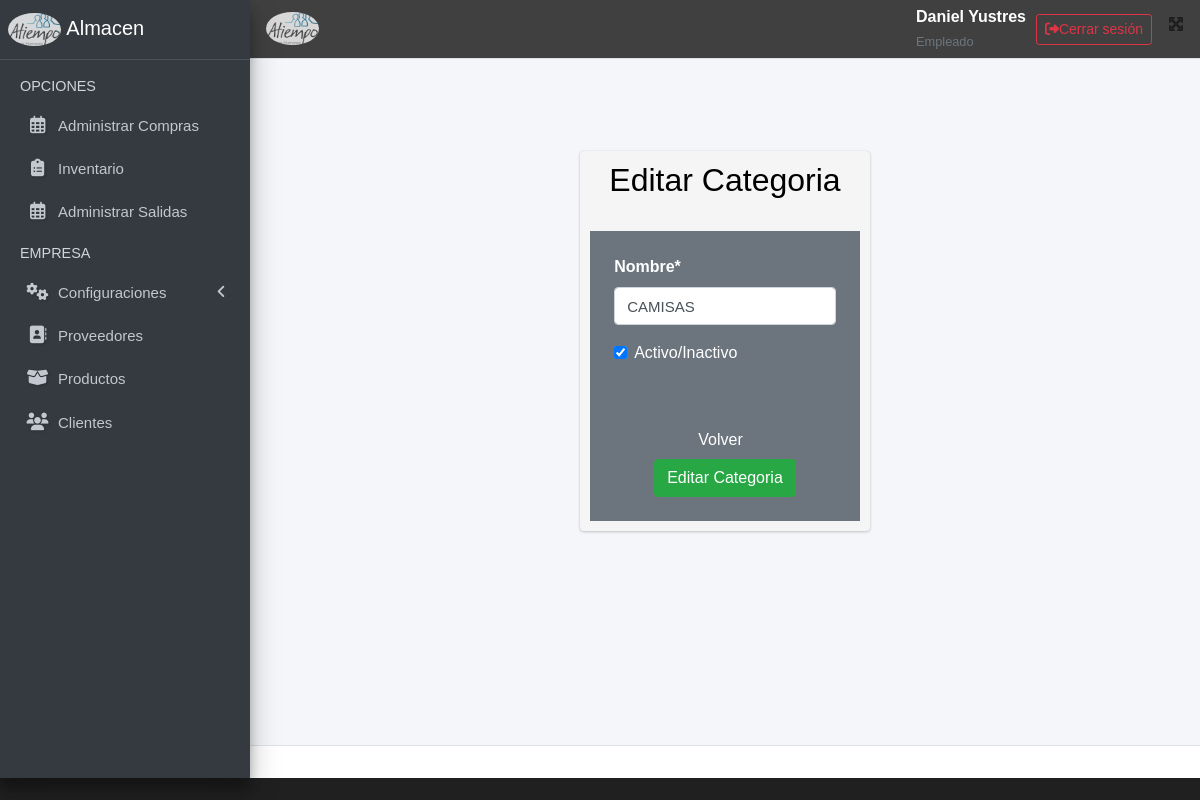
The app's page /modificar_categoria/1/ (signed in) with its own data.
### applications/usuarios/models.py (models this page shows, shortened)
class Usuario(AbstractUser):
    rol_choices = [
        ('admin', 'Administrador'),
        ('empleado', 'Empleado'),
        ('gerente', 'Gerente'),
    ]
    estado_choices = [
        ('activo', 'Activo'),
        ('inactivo', 'Inactivo'),
    ]
    rol = models.CharField(max_length=10, choices=rol_choices, default='empleado')
    estado = models.CharField(max_length=10, choices=estado_choices, default='activo')  # Cambiado a CharField
    fecha_creacion = models.DateTimeField(auto_now_add=True)
    class Meta:
        verbose_name = 'Usuario'
        verbose_name_plural = 'Usuarios'

### applications/productos/models.py (models this page shows, shortened)
class Categoria(models.Model):
    id_categoria = models.AutoField(primary_key=True)
    nombre = models.CharField(max_length=100, unique=True)
    activo = models.BooleanField(default=True, verbose_name="Activo/Inactivo")
    id_usuario_creador = models.ForeignKey(
        settings.AUTH_USER_MODEL,
        on_delete=models.SET_NULL,
        null=True, blank=True,
        related_name='categorias_creadas',
        verbose_name="Usuario Creador"
    )
    id_usuario_editor = models.ForeignKey(
        settings.AUTH_USER_MODEL,
        on_delete=models.SET_NULL,
        null=True, blank=True,
        related_name='categorias_editadas',
        verbose_name="Usuario Editor"
    )
    class Meta:
        verbose_name = "Categoría"
        verbose_name_plural = "Categorías"

### applications/productos/views.py (the view, shortened to what this page needs)
# urls.py: path('modificar_categoria/<int:id>/', views.modificar_categoria, name='modificar_categoria'),  # Aquí debe estar 'productos'
@login_required(login_url='login_usuario')
def modificar_categoria(request, id):
    categoria = get_object_or_404(Categoria, id_categoria=id)
    data = {
        'form': CategoriaEditar(instance=categoria)
    }
    return render(request, 'editarCategoria.html', data)

### applications/productos/forms.py
class CategoriaEditar(forms.ModelForm):
    class Meta:
        nombre = forms.CharField(label="Categoria", required=True, max_length=200, widget=forms.TextInput(attrs={'class': 'input'}))
        model = Categoria
        fields = ['nombre', 'activo']

### templates/editarCategoria.html (shortened to what this page needs)
{% extends 'layouts/base.html' %}
{% block content %}
{% load crispy_forms_tags %}
<div class="container">
    <br>
    <br>
    <div class="row">
        <div class="col-12 col-md-4 offset-md-4">
            <br>
            <div class="card">
                <div class="cadr-body">
                    <h2 class="text-center">Editar Categoria</h2>
                    <br>
                    <form action="" method="POST"  class="bg-secondary p-4">
                        {{ form | crispy }}
                        <br>
                        <div class="text-center mt-3">
                            <a href="{% url 'categorias' %}" class="btn btn-secondary">
                                Volver
                            </a>
                            <button type="submit" class="btn btn-success">
                                Editar Categoria
                            </button>
                        </div>
                    </form>
                </div>
            </div>
        </div>
    </div>
</div>
{% endblock %}

### templates/layouts/base.html (shortened to what this page needs)
{% load static %}
<!DOCTYPE html>
<html lang="en">
<head>
  <link rel="stylesheet" href="{% static 'lib/adminlite/plugins/fontawesome-free/css/all.min.css' %}">
  <link rel="stylesheet"
    href="{% static 'lib/adminlite/plugins/tempusdominus-bootstrap-4/css/tempusdominus-bootstrap-4.min.css' %}">
  <link rel="stylesheet" href="{% static 'lib/adminlite/plugins/icheck-bootstrap/icheck-bootstrap.min.css' %}">
  <link rel="stylesheet" href="{% static 'lib/adminlite/plugins/jqvmap/jqvmap.min.css' %}">
  <link rel="stylesheet" href="{% static 'lib/adminlite/css/adminlte.min.css' %}">
  <link rel="stylesheet" href="{% static 'lib/adminlite/plugins/overlayScrollbars/css/OverlayScrollbars.min.css' %}">
  <link rel="stylesheet" href="{% static 'lib/adminlite/plugins/daterangepicker/daterangepicker.css' %}">
  <link rel="stylesheet" href="{% static 'lib/adminlite/plugins/summernote/summernote-bs4.min.css' %}">
  <link rel="stylesheet" href="{% static 'index/css/main.css' %}">
    <link rel="stylesheet" href="https://cdn.datatables.net/1.13.6/css/dataTables.bootstrap5.min.css">
    <link rel="stylesheet" href="https://cdn.datatables.net/buttons/2.4.2/css/buttons.bootstrap5.min.css">
    <link rel="stylesheet" href="https://cdnjs.cloudflare.com/ajax/libs/font-awesome/6.7.2/css/all.min.css">
    <link href="https://cdn.jsdelivr.net/npm/select2@4.1.0-rc.0/dist/css/select2.min.css" rel="stylesheet" />
    <link rel="stylesheet" href="{% static 'styles/main.css' %}">
  <link rel="stylesheet" href="{% static 'jquery-ui/jquery-ui.min.css' %}">
</head>
<body >
  <div class="wrapper">
    <nav class="main-header navbar navbar-expand navbar-white navbar-light">
      <ul class="navbar-nav">
        <li class="nav-item">
          <a class="nav-link brand-link" style="margin-top: -20px;" data-widget="pushmenu" href="#" role="button"> <img src="{% static 'index/img/logoAtiempo.png' %}" alt="Logo" class="brand-image img-circle "
            style="opacity: .8;"></i></a>
        </li>
      </ul>
      <ul class="navbar-nav ml-auto">
           <div class="d-flex align-items-center justify-content-end gap-3">
  <div class="text-end me-3">
    <strong style="color: white;">{{ request.user.get_full_name|default:request.user.username|capfirst }}</strong><br>
    <small class="text-muted" style="color: white">{{ request.user.rol|capfirst }}</small>
  <br>
  </div>
  <form action="{% url 'logout' %}" method="post" class="d-inline">
    <button style="margin-left: 10px;" type="submit" class="btn btn-outline-danger btn-sm d-flex align-items-center">
      <i class="fas fa-sign-out-alt me-2"></i> Cerrar sesión
    </button>
  </form>
</div>
        <li class="nav-item">
          <a class="nav-link" data-widget="fullscreen" href="#" role="button">
            <i class="fas fa-expand-arrows-alt"></i>
          </a>
        </li>
      </ul>
    </nav>
    <aside class="main-sidebar sidebar-dark-primary elevation-4">
      <a href="/" class="brand-link">
        <img src="{% static 'index/img/logoAtiempo.png' %}" alt="Logo" class="brand-image img-circle "
        style="opacity: .8;">
        <span class="brand-text font-weight-light">Almacen</span>
      </a>
      <div class="sidebar">
        <nav class="mt-2">
          <ul class="nav nav-pills nav-sidebar flex-column" data-widget="treeview" role="menu" data-accordion="false">
            <li class="nav-header">OPCIONES</li>
            <li class="nav-item">
              <a href="{% url 'ordenes_compra' %}" class="nav-link">
                <i class="nav-icon far fa-calendar-alt"></i>
                <p>
                  Administrar Compras
                </p>
              </a>
            </li>
            <li class="nav-item">
              <a href="{% url 'inventario_bodega_list' %}" class="nav-link">
                <i class="nav-icon fa fa-clipboard-list"></i>
                <p>
                  Inventario
                </p>
              </a>
            </li>
            <li class="nav-item">
              <a href="{% url 'ordenes_salida' %}" class="nav-link">
                <i class="nav-icon far fa-calendar-alt"></i>
                <p>
                  Administrar Salidas
                </p>
              </a>
            </li>
            <li class="nav-header">EMPRESA</li>
            <li class="nav-item">
              <a href="#" class="nav-link">
                <i class="nav-icon fas fa-cogs spin"></i>
                <p>
                  Configuraciones
                  <i class="fas fa-angle-left right"></i>
                </p>
              </a>
            </li>
            <li class="nav-item">
              <a href="{% url 'proveedores' %}" class="nav-link">
                <i class="nav-icon fas fa-address-book "></i>
                <p>Proveedores</p>
              </a>
            </li>
            <li class="nav-item">
              <a href="{% url 'productos' %}" class="nav-link">
                <i class="nav-icon fas fa-box-open"></i>
                <p>Productos</p>
              </a>
            </li>
            <li class="nav-item">
              <a href="{% url 'cliente' %}" class="nav-link">
                <i class="nav-icon fa fa-users"></i>
                <p>Clientes</p>
              </a>
            </li>
          </ul>
        </nav>
      </div>
    </aside>
    <div class="content-wrapper">
      <section class="content">
        <div class="container-fluid">
          {% block content %}
          {% endblock %}
        </div>
      </section>
    </div>
    <footer class="main-footer text-center text-primary">
    </footer>
  </div>
</body>
</html>

### applications/ciudades/static/index/css/main.css (style rules this page uses)
p , input[type=text] , input[type=date], input[type=number], input[type=password] { font-weight: 100; font-size: 15px; }
body { font-family: Arial, Helvetica, sans-serif !important; }

### applications/ciudades/static/styles/main.css (style rules this page uses)
body { background: #202020; color: black; }
.navbar { background: #404040; padding: 5px 0; }
.navbar ul { display: flex; justify-content: space-between; }
.navbar ul li { list-style: none; text-decoration: none; }
.navbar ul li a { color: white; }
.container { max-width: 1200px; margin: auto; padding: 20px 10px; }
.card { background: whitesmoke; padding: 10px; margin-bottom: 2px; color: black; }

### templates/layouts/base.html (style rules this page uses)
.nav-icon.spin { animation: spin 2s linear infinite; }
.nav-icon { text-shadow: 1px 1px 3px rgba(0, 0, 0, 0.2); }
.nav-link { transition: transform 0.3s ease; }

### records on screen
Usuario: user.get_full_name "Daniel Yustres", user.rol "Empleado"
Categoria: nombre "CAMISAS", activo "☑"
